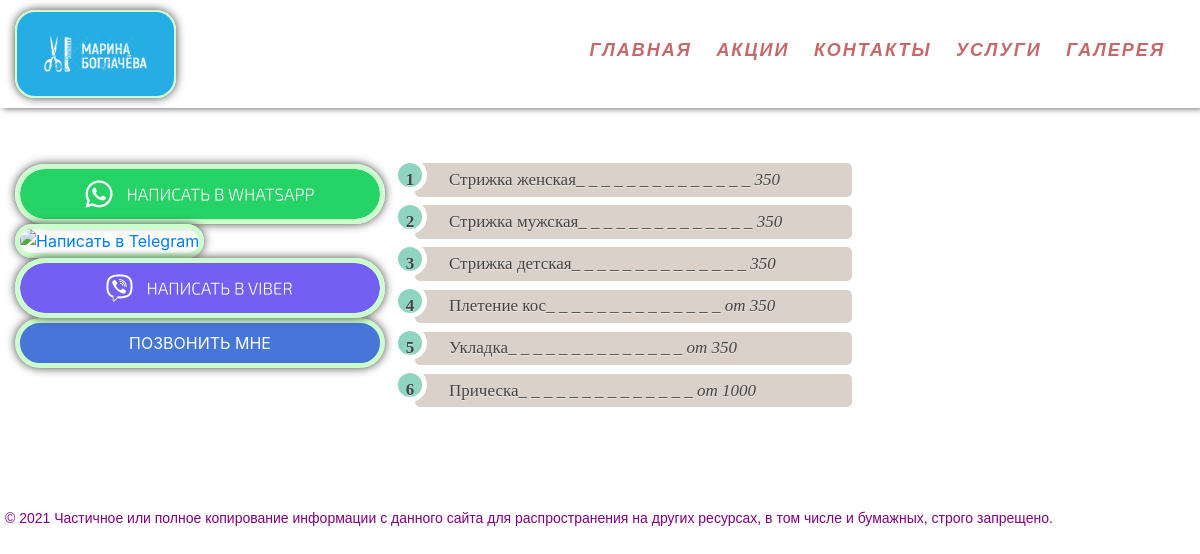
Page /services/ on the committed database.
### locks/models.py (models this page shows, shortened)
class Price(models.Model):
    cat = models.ForeignKey(Category, on_delete=models.PROTECT, verbose_name="Категория")
    price = models.CharField(max_length=255, verbose_name='Цена')
    class Meta:
        verbose_name = "Прайс"
        verbose_name_plural = "Прайс"

class Category(models.Model):
    cat = models.CharField(max_length=255, verbose_name='Категория услуги')
    slug = models.SlugField(max_length=255, unique=True, db_index=True, verbose_name='URL')
    class Meta:
        verbose_name = "Категория услуги"
        verbose_name_plural = "Категории услуг"
        ordering = ['pk']
    def __str__(self):
        return self.cat

### locks/views.py (the view)
# urls.py: path('services/', Services.as_view(), name='show_services'),
class Services(ListView):
    model = Price
    template_name = 'locks/services.html'
    context_object_name = 'price'
    extra_context = {'title': "Услуги"}
    allow_empty = False
    def get_context_data(self, *, object_list=None, **kwargs):
        context = super(Services, self).get_context_data(**kwargs)
        context['menu'] = menu
        return context

### locks/templates/locks/services.html (shortened to what this page needs)
{% extends 'locks/base.html' %}
{% block content %}
<div class="marg">
<div class="col-7">
<ol class="rounded">
{% for p in price %}
<li>{{ p.cat }}_ _ _ _ _ _ _ _ _ _ _ _ _ _  <em>{{ p.price }}</em></li>
{% endfor %}
</ol>
</div>
</div>
{% endblock content %}

### locks/static/locks/css/style1.css (style rules this page uses)
body { background-image: url(https://html5book.ru/wp-content/uploads/2017/04/aleksandar-radovanovic-13513.jpg); background-position: center; background-size: cover; background-repeat: no-repeat; background-attachment: fixed; margin-right:30px; }
.rounded { margin-top: 55px; counter-reset: li; list-style: none; font: 17px "Trebuchet MS", "Lucida Sans"; padding: 0; text-shadow: 0 1px 0 rgba(255,255,255,.5); }
.rounded li { position: relative; display: block; padding: .4em .4em .4em 2em; margin: .5em 0; background: #DAD2CA; color: #444; text-decoration: none; border-radius: .3em; transition: .3s ease-out; }
.rounded li:before { content: counter(li); counter-increment: li; position: absolute; left: -1.3em; top: 50%; margin-top: -1.3em; background: #8FD4C1; height: 2em; width: 2em; line-height: 2em; border: .3em solid white; text-align: center; font-weight: bold; border-radius: 2em; transition: all .3s ease-out; }

### rows in the picture
Price: cat "Стрижка женская", price "350"
Price: cat "Стрижка мужская", price "350"
Price: cat "Стрижка детская", price "350"
Price: cat "Плетение кос", price "от 350"
Price: cat "Укладка", price "от 350"
Price: cat "Прическа", price "от 1000"

### other values in the picture
{{ m.title }} "ГЛАВНАЯ" "АКЦИИ" "КОНТАКТЫ" "УСЛУГИ" "ГАЛЕРЕЯ"
